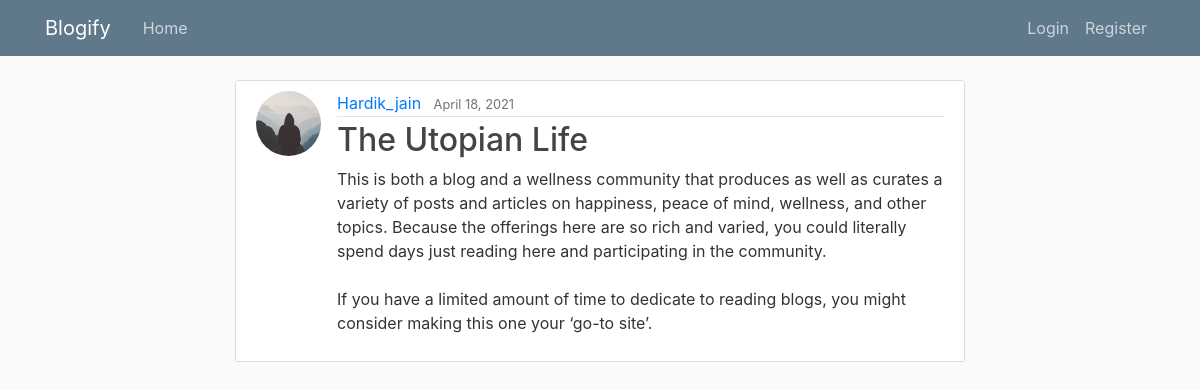
Screenshot of /post/7/ with the database file from the repository.
### blog/models.py (models this page shows, shortened)
class Post(models.Model):
	title = models.CharField(max_length=100)
	content = models.TextField()
	date_posted = models.DateTimeField(default=timezone.now)
	author = models.ForeignKey(User, on_delete=models.CASCADE)

### users/models.py (models this page shows, shortened)
class Profile(models.Model):
    user = models.OneToOneField(User, on_delete=models.CASCADE)
    image = models.ImageField(default='default.jpg', upload_to='profile_pics')

### blog/views.py (the view)
# urls.py: path('post/<int:pk>/', PostDetailView.as_view(), name='post-detail'),
class PostDetailView(DetailView):
    model = Post

### blog/templates/blog/post_detail.html (shortened to what this page needs)
{% extends "blog/base.html" %}
{% block content %}
  <article class="media content-section">
    <img class="rounded-circle article-img" src="{{ object.author.profile.image.url }}">
    <div class="media-body">
      <div class="article-metadata">
        <a class="mr-2" href="{% url 'user-posts' object.author.username %}">{{ object.author }}</a>
        <small class="text-muted">{{ object.date_posted|date:"F d, Y" }}</small>
      </div>
      <h2 class="article-title">{{ object.title }}</h2>
      <p class="article-content">{{ object.content }}</p>
    </div>
  </article>
{% endblock content %}

### blog/static/blog/main.css (style rules this page uses)
body { background: #fafafa; color: #333333; margin-top: 5rem; }
h1, h2, h3, h4, h5, h6 { color: #444444; }
.content-section { background: #ffffff; padding: 10px 20px; border: 1px solid #dddddd; border-radius: 3px; margin-bottom: 20px; }
.article-title { color: #444444; }
.article-content { white-space: pre-line; }
.article-img { height: 65px; width: 65px; margin-right: 16px; }
.article-metadata { padding-bottom: 1px; margin-bottom: 4px; border-bottom: 1px solid #e3e3e3 }

### rows the page displays
Post: author.profile.image (placeholder picture), author "Hardik_jain", date_posted "April 18, 2021", title "The Utopian Life", content "This is both a blog and a wellness community that produces as well as curates a variety of posts and articles on happiness, peace of mind, wellness, and other topics. Because the offerings here are so rich and varied, you could literally spend days just reading here and participating in the community. If you have a limited amount of time to dedicate to reading blogs, you might consider making this one your ‘go-to site’."
